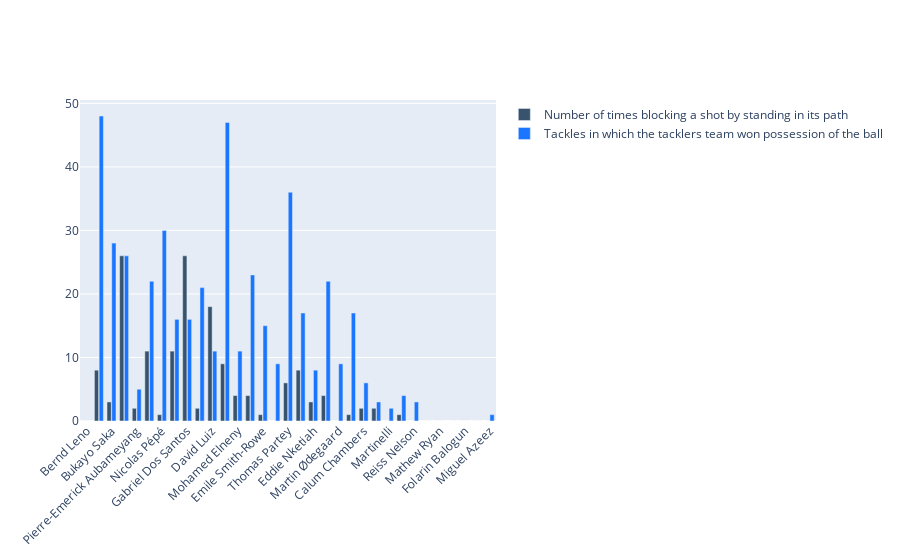

Source (notebook cell):
### Code cell
def_actions_eda('20-21_def_actions.csv', 'Arsenal')

### Figure 1 — Plotly figure (JSON) as saved in the notebook; plotly's stock layout.template omitted (floating-point values rounded to 4 significant figures)
{"data": [{"marker": {"color": "rgb(55, 83, 109)"}, "name": "Number of times blocking a shot by standing in its path", "type": "bar", "x": ["Bernd Leno", "Granit Xhaka", "Bukayo Saka", "Rob Holding", "Pierre-Emerick Aubameyang", "Héctor Bellerín", "Nicolas Pépé", "Kieran Tierney", "Gabriel Dos Santos", "Alexandre Lacazette", "David Luiz", "Dani Ceballos", "Mohamed Elneny", "Cédric Soares", "Emile Smith-Rowe", "Willian", "Thomas Partey", "Pablo Marí", "Eddie Nketiah", "Ainsley Maitland-Niles", "Martin Ødegaard", "Joe Willock", "Calum Chambers", "Sead Kolašinac", "Martinelli", "Shkodran Mustafi", "Reiss Nelson", "Rúnar Alex Rúnarsson", "Mathew Ryan", "Emiliano Martínez", "Folarin Balogun", "Ben Cottrell", "Miguel Azeez"], "y": [0, 8, 3, 26, 2, 11, 1, 11, 26, 2, 18, 9, 4, 4, 1, 0, 6, 8, 3, 4, 0, 1, 2, 2, 0, 1, 0, 0, 0, null, 0, 0, 0]}, {"marker": {"color": "rgb(26, 118, 255)"}, "name": "Tackles in which the tacklers team won possession of the ball", "type": "bar", "x": ["Bernd Leno", "Granit Xhaka", "Bukayo Saka", "Rob Holding", "Pierre-Emerick Aubameyang", "Héctor Bellerín", "Nicolas Pépé", "Kieran Tierney", "Gabriel Dos Santos", "Alexandre Lacazette", "David Luiz", "Dani Ceballos", "Mohamed Elneny", "Cédric Soares", "Emile Smith-Rowe", "Willian", "Thomas Partey", "Pablo Marí", "Eddie Nketiah", "Ainsley Maitland-Niles", "Martin Ødegaard", "Joe Willock", "Calum Chambers", "Sead Kolašinac", "Martinelli", "Shkodran Mustafi", "Reiss Nelson", "Rúnar Alex Rúnarsson", "Mathew Ryan", "Emiliano Martínez", "Folarin Balogun", "Ben Cottrell", "Miguel Azeez"], "y": [0, 48, 28, 26, 5, 22, 30, 16, 16, 21, 11, 47, 11, 23, 15, 9, 36, 17, 8, 22, 9, 17, 6, 3, 2, 4, 3, 0, 0, 0, 0, 0, 1]}], "layout": {"bargap": 0.25, "bargroupgap": 0.1, "barmode": "group", "xaxis": {"tickangle": -45}}}
